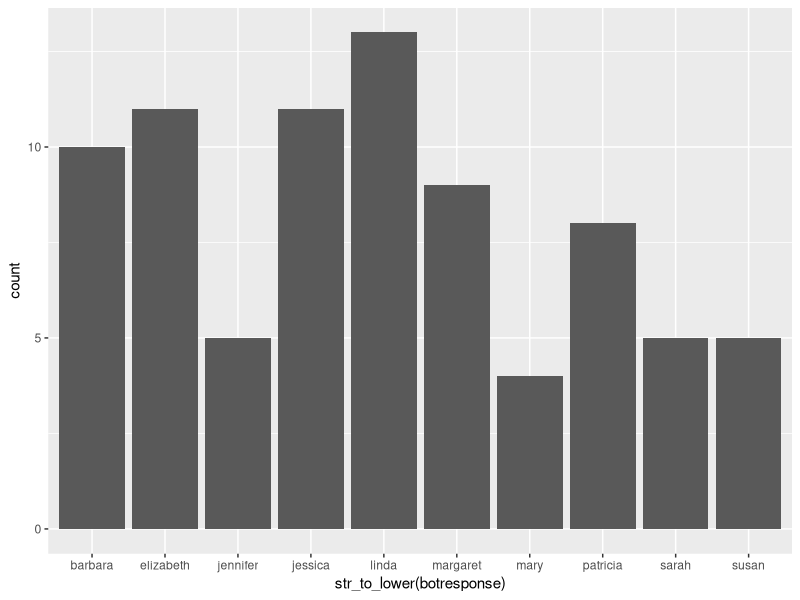
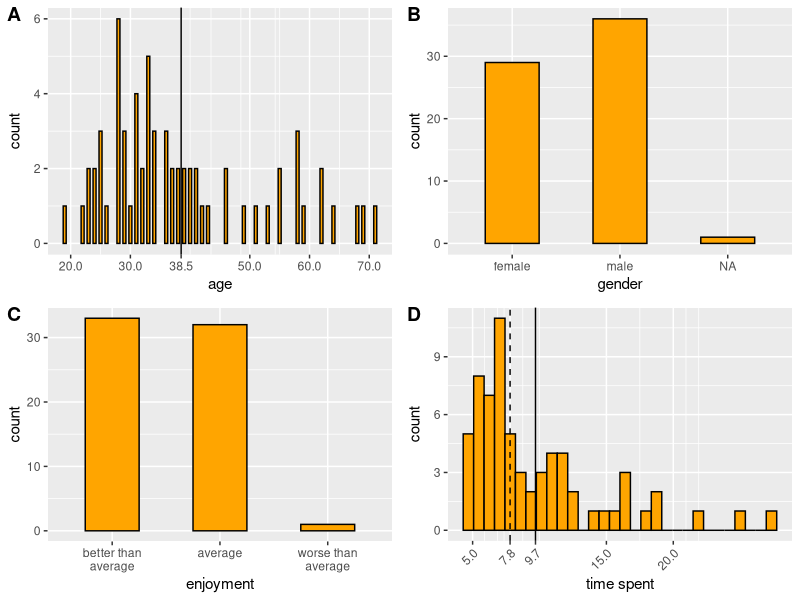
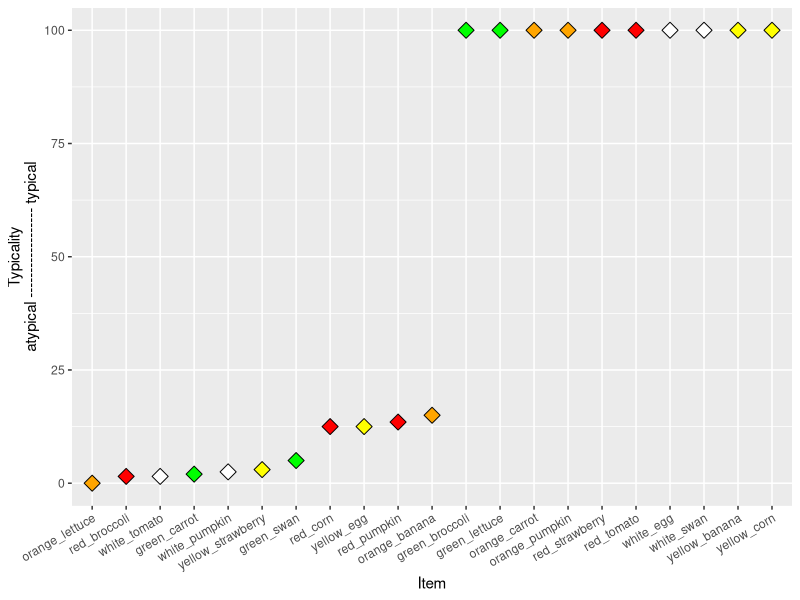
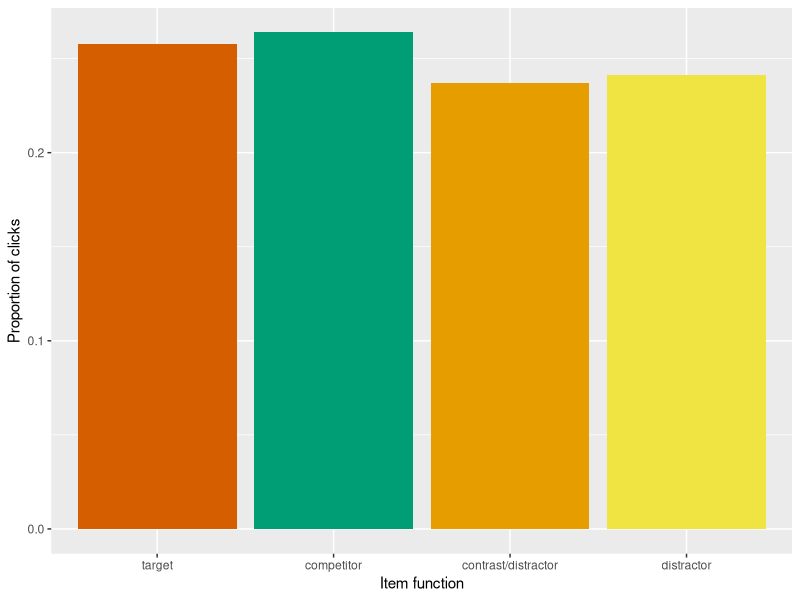
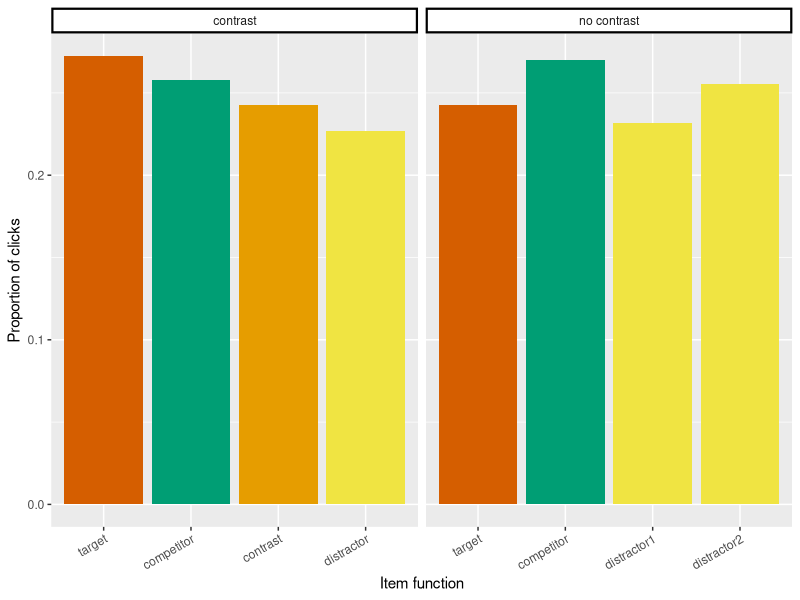
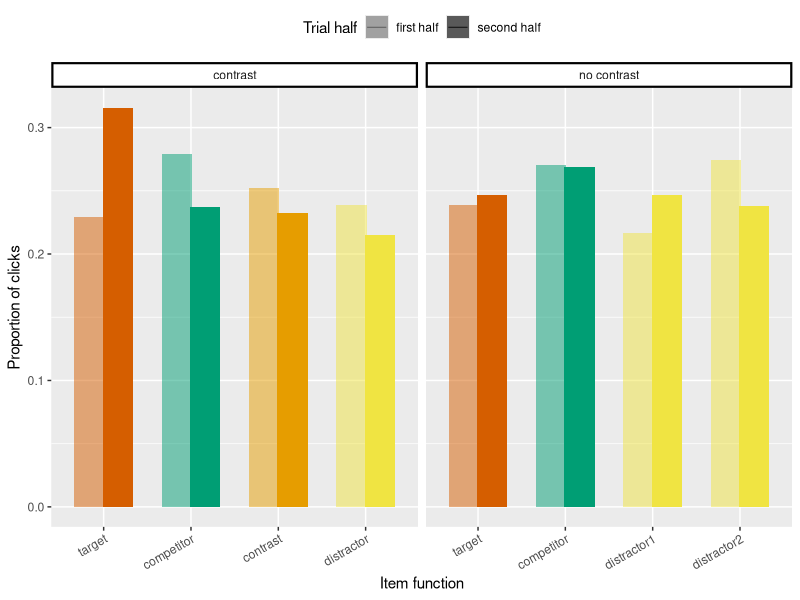
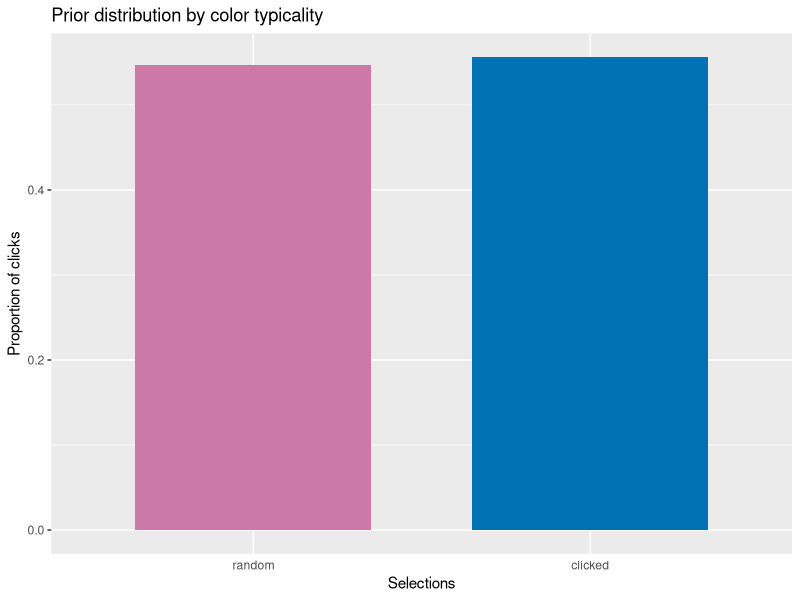
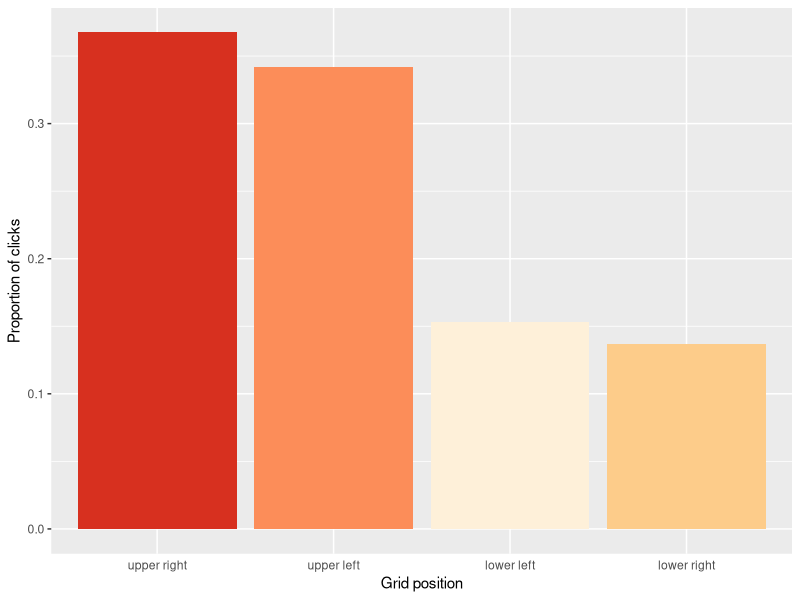

Source code (R) for these figures, in order: (Note: this script raises an error after producing the figures.)
## ---- chunk 1
knitr::opts_chunk$set(echo = TRUE)
## ---- chunk 2
library(cowplot)
library(plyr)
library(tidyverse)
library(here)

df_import = read_csv(here("data","03_comprehension","02_main","01_IDT","data.csv")) %>%
  # exclude test
  # weird filter property will exclude NAs
  filter(is.na(comments) | !str_detect(comments,"TEST"))
## ---- chunk 3
# check whether everyone entered a response into the textfield and no one cheated over js console
ggplot(distinct(df_import, anon_worker_id, botresponse),aes(x=str_to_lower(botresponse))) +
  geom_histogram(stat="count")
## ---- chunk 4

# to identify multiple submissions
table(df_import$anon_worker_id)
# popular spellings of "english"
engl_spellings = c("english", "englis", "eng", "engilsh", "englsh", "en")

# Exclusions
df_clean = df_import %>% 
  # 80, 4779
  # 1) if hit was reportedly done incorrectly or participant was confused
  filter(HitCorrect==1) %>%
  # 73, 4366
  # 2) if native language is not english
  mutate_at(vars(languages), funs(str_to_lower(.))) %>% 
  mutate_at(vars(languages), funs(ifelse(. %in% engl_spellings, "english", .))) %>%
  filter(languages=="english") %>% 
  # 69, 4130
  # 3) if comments suggest that the hit was done incorrectly
  # 4) if too many erroneous responses
  filter(anon_worker_id!="688591774563327" & anon_worker_id!="841129639930929") %>%
  # 67, 4012
  # 5) if hit was done multiple times by a worker
  filter(anon_worker_id!="886492649205797")
  # 66, 3894

# number of participants before exclusion (80)
length(unique(df_import$anon_worker_id))
# number of participants after exclusion (66)
length(unique(df_clean$anon_worker_id))

# 33 participants per condition remain
table(df_clean$betwsubj)/59
## ---- chunk 5
# create main df
df = df_clean %>%
  select(-startDate,-botresponse,-HitCorrect)
## ---- chunk 6

df_subj = df %>% 
  select(age,gender,enjoyment,timeSpent,anon_worker_id) %>% 
  distinct() %>% 
  mutate_at(vars(age), funs(as.integer(.))) %>% 
  mutate_at(vars(enjoyment), 
            funs(case_when(
              .==0 ~ "worse than\naverage",
              .==1 ~ "average",
              .==2 ~ "better than\naverage",
              TRUE ~ "NA"
            ))) %>% 
  mutate_at(vars(enjoyment), funs(fct_relevel(.,"better than\naverage", "average", "worse than\naverage")))

mean_age = round(mean(df_subj$age),digits = 1)
p_age = ggplot(df_subj,aes(x=age)) +
  geom_bar(width = .5,
           fill = "orange",
           color = "black") +
  geom_vline(xintercept= mean_age) +
  scale_x_continuous(breaks=c(20,30,50,60,70,mean_age))

p_gen = ggplot(df_subj,aes(x=gender)) +
  geom_bar(width = .5,
           fill = "orange",
           color = "black")

p_enj = ggplot(df_subj,aes(x=enjoyment)) +
  geom_bar(width = .5,
           fill = "orange",
           color = "black")

mean_time = round(mean(df_subj$timeSpent), digits = 1)
median_time = round(median(df_subj$timeSpent), digits = 1)
p_time = ggplot(df_subj,aes(x=timeSpent)) +
  geom_histogram(fill = "orange",
           color = "black") +
  geom_vline(xintercept=mean_time) +
  geom_vline(xintercept=median_time,linetype="dashed") +
  scale_x_continuous(breaks=c(median_time,mean_time,floor(5),floor(15),floor(20))) +
  xlab("time spent") +
  theme(axis.text.x = element_text(angle = 45, hjust = 1))

plot_grid(p_age, p_gen, p_enj, p_time, labels = "AUTO", ncol = 2, align = 'v')

## ---- chunk 7
# this palette is color blind friendly

target_color = "#d55e00" # red
comp_color = "#009e74" # blueish green
contrast_color = "#e69d00" # orange
distractor_2_color = "#f0e442" # yellow; always present
distractor_1_color = "#f0e442" # yellow; encoded as contrast

typical_color = "#cc79a7" # purple
atypical_color = "#0071b2" # blue

pos1_color = "#fef0d9"
pos2_color = "#fdcc8a"
pos3_color = "#fc8d59"
pos4_color = "#d7301f"


## ---- chunk 8

typ_data = read_csv(here("data","01_norming","02_main","typicality_data.csv")) %>% 
  filter(!(col_type=="green_corn" | col_type=="white_carrot" | type=="snowman")) %>% 
  mutate(bin_typ=ifelse(typicality>50,"typical","atypical"))

ggplot(typ_data, aes(x=reorder(col_type,typicality), y=typicality, fill=color)) +
  geom_point(size=4,
             color="black",
             shape=23) +
  scale_fill_identity() +
  theme(axis.text.x = element_text(angle = 30, hjust = 1)) +
  xlab("Item") +
  ylab("Typicality\natypical ------------------ typical")

typ_data_short = typ_data %>% 
  select(col_type, typicality)
## ---- chunk 9

df_main_unique = df %>% 
  # select main trials
  filter(trial_type == "critical" | trial_type == "filler") %>% 
  # select columns relevant for main trials
  select(trial_type,refObject,context_id,condition,utterance,utterance_cat,
         target,comp,contrast,distractor,pos1,pos2,pos3,pos4,
         selectedItem_prior,selectedItem1,selectedItem2,
         reaction_time_prior,reaction_time1,reaction_time2,
         anon_worker_id,trial_number) %>% 
  # encode which contexts have a contrast
  mutate(contrast_present = str_detect(condition,"p")) %>% 
  # split data into trial halves per participants
  mutate(trial_half = ifelse(trial_number < max(trial_number)/2, 
                             "first half", "second half")) %>% 
  # import typicality
  left_join(typ_data_short, by=c("target"="col_type")) %>% 
  rename(target_typ=typicality) %>%
  left_join(typ_data_short, by=c("comp"="col_type")) %>% 
  rename(comp_typ=typicality) %>%
  left_join(typ_data_short, by=c("contrast"="col_type")) %>% 
  rename(contrast_typ=typicality) %>%
  left_join(typ_data_short, by=c("distractor"="col_type")) %>% 
  rename(distractor_typ=typicality) %>%
  # binary typicality
  mutate(target_typ_bin = ifelse(target_typ > 50, "typical", "atypical")) %>% 
  mutate(comp_typ_bin = ifelse(comp_typ > 50, "typical", "atypical")) %>% 
  mutate(contrast_typ_bin = ifelse(contrast_typ > 50, "typical", "atypical")) %>% 
  mutate(distractor_typ_bin = ifelse(distractor_typ > 50, "typical", "atypical")) %>% 
  # reformat df 
  gather(timeStep_selec,selectedItem,selectedItem_prior,selectedItem1,selectedItem2) %>%
  # remove selectedItem2 rows when referring expression was unmodified
  # because this is always NaN
  filter(!(timeStep_selec == "selectedItem2" & utterance_cat == "unmodified")) %>% 
  # if there were multiple selections (which are separated by commas),
  # select the last one
  mutate(lastSelectedItem = sapply(str_split(selectedItem,","),tail,1)) %>% 
  # mark the ones that had multiple selections
  mutate(mult_selec = str_detect(selectedItem, ",")) %>% 
  # encode the clicked type of the object
  mutate(clickedType = case_when(
    lastSelectedItem == target ~ "target",
    lastSelectedItem == comp ~ "comp",
    lastSelectedItem == contrast  ~ "contrast/distractor",
    lastSelectedItem == distractor ~ "distractor",
    TRUE ~ "other"
  )) %>%
  # encode levels from the hierarchy for conditions
  mutate(condition_lvl = case_when(
    condition == "atp" 
    ~ str_c("level 1:", condition, sep=" "),
    (condition == "atn" | condition == "ttp" | condition == "aap") 
    ~ str_c("level 2:", condition, sep=" "),
    (condition == "tap" | condition == "ttn" | condition == "aan") 
    ~ str_c("level 3:", condition, sep=" "),
    TRUE ~ str_c("level 4:", condition, sep=" ")
  ))

df_main_prop = df_main_unique %>% 
  # for calculation of proportion and CIs, duplicate each trial such that each row 
  # represents an object the participant could have clicked on (4 rows for the 4 objects)
  slice(rep(1:n(), each = 4)) %>%
  # each row receives now one out of the 4 objects labels, 
  # such that the 4 rows for this trial are identical except for this label
  mutate(obj_in_display = rep_len(c("target", "comp", "contrast/distractor", "distractor"), 
                                  length.out=n())) %>% 
  # create a one-hot vector that is 1 for the object that was actually clicked on
  mutate(clicked = ifelse(clickedType==obj_in_display,1,0)) %>% 
  # order them according to relevance for later plotting
  mutate_at(vars(obj_in_display, clickedType), 
            funs(factor(., levels=c("target", "comp", 
                                    "contrast/distractor", "distractor")))) %>% 
  # add column with informative contrast/distractor label and order it
  mutate_at(vars(obj_in_display), funs(as.character(.))) %>%
  mutate(obj_in_display_diff = case_when(
              (contrast_present & obj_in_display == "contrast/distractor") ~ "contrast",
              (!contrast_present & obj_in_display == "contrast/distractor") ~ "distractor1",
              (!contrast_present & obj_in_display == "distractor") ~ "distractor2",
              TRUE ~ obj_in_display)) %>%
  mutate_at(vars(obj_in_display_diff),
            funs(factor(., levels=c("target", "comp", "contrast",
                                    "distractor1", "distractor", "distractor2")))) %>% 
  mutate_at(vars(obj_in_display),
            funs(factor(., levels=c("target", "comp", "contrast/distractor", "distractor"))))

## ---- chunk 10

# use all main contexts -- critical and filler
df_prior_wfillers = df_main_prop %>%
  filter(timeStep_selec == "selectedItem_prior")

df_prior_wfillers_unique = df_main_unique %>%
  filter(timeStep_selec == "selectedItem_prior")

## ---- chunk 11

ggplot(df_prior_wfillers, aes(x=obj_in_display, y=clicked, fill=obj_in_display)) +
  stat_summary(fun.y = "mean", 
               geom = "bar") +
  stat_summary(fun.data = "mean_cl_boot",
               geom = "errorbar",
               color = "black",
               size = .3,
               width = 0.3) +
  # theme(axis.text.x = element_text(angle = 30, hjust = 1)) +
  theme(legend.position = "none") +
  scale_fill_manual(values=c(target_color, comp_color, 
                             contrast_color, distractor_2_color)) +
  scale_x_discrete(labels=c("comp"="competitor")) +
  xlab("Item function") +
  ylab("Proportion of clicks")
  # ggtitle("Overall prior distribution")
  

# # Split by trial half
# # there is a slight hierarchy then, namely target, comp, contr/dist, dist
# ggplot(df_prior_wfillers, aes(x=obj_in_display, y=clicked, fill=obj_in_display)) +
#   facet_wrap(vars(trial_half)) +
#   stat_summary(fun.y = "mean",
#                geom = "bar") +
#   stat_summary(fun.data = "mean_cl_boot",
#                geom = "errorbar",
#                color = "black",
#                size = .3,
#                width = 0.3) +
#   theme(axis.text.x = element_text(angle = 30, hjust = 1)) +
#   theme(legend.position = "none") +
#   ggtitle("Overall prior distribution, split by trial half")

## ---- chunk 12
df_prior_wf_contrast = df_prior_wfillers %>%
  mutate_at(vars(contrast_present), 
            funs(ifelse(contrast_present, "contrast", "no contrast")))

# Do the prior distributions of clicks change dependent on contrast presence?
df_prior_wf_contrast %>% 
  ggplot(., aes(x=obj_in_display_diff, y=clicked, fill=obj_in_display_diff)) +
    facet_wrap(vars(contrast_present), scales = "free_x") +
    stat_summary(fun.y = "mean", 
                 geom = "bar") +
    stat_summary(fun.data = "mean_cl_boot",
                 geom = "errorbar",
                 color = "black",
                 size = .3,
                 width = 0.3) +
    theme(axis.text.x = element_text(angle = 30, hjust = 1)) +
    theme(legend.position = "none") +
    theme(strip.background = element_rect(color="black", 
                                          fill="white", 
                                          size=1.5,
                                          linetype="solid"),
          strip.text.x = element_text(margin = margin(5,0,5,0, "pt"))
          ) +
    scale_fill_manual(values=c(target_color, comp_color, 
                               contrast_color, distractor_1_color, 
                               distractor_2_color, distractor_2_color)) +
    scale_x_discrete(labels=c("comp"="competitor")) +
    xlab("Item function") +
    ylab("Proportion of clicks")
    # ggtitle("Prior distribution faceted by contrast presence")

# If a contrast is NOT present, do the prior distributions change between the first and 
# second half of the experiment?
ggplot(df_prior_wf_contrast, aes(x=obj_in_display_diff, 
                                 y=clicked, 
                                 fill=obj_in_display_diff, 
                                 alpha=trial_half)) +
  facet_wrap(vars(contrast_present), scales = "free_x") +
  stat_summary(fun.y = "mean", 
               geom = "bar",
               width = 0.7,
               position = position_dodge(width=0.65)) +
  stat_summary(fun.data = "mean_cl_boot",
               geom = "errorbar",
               color = "black",
               size = .3,
               width = 0.3,
               position = position_dodge(width=0.65)) +
  theme(axis.text.x = element_text(angle = 30, hjust = 1)) +
  theme(legend.position = "top") +
  theme(strip.background = element_rect(color="black", 
                                        fill="white", 
                                        size=1.5,
                                        linetype="solid"),
        strip.text.x = element_text(margin = margin(5,0,5,0, "pt"))
        ) +
  scale_alpha_manual(values=c(0.5, 1)) +
  scale_fill_manual(values=c(target_color, comp_color, 
                               contrast_color, distractor_1_color, 
                               distractor_2_color, distractor_2_color)) +
  guides(fill = FALSE,
         alpha = guide_legend(title="Trial half")) +
  scale_x_discrete(labels=c("comp"="competitor")) +
  xlab("Item function") +
  ylab("Proportion of clicks")
  # ggtitle("Prior distribution by trial half")
## ---- chunk 13

df_prior_wf_typicality = df_prior_wfillers %>% 
  mutate(obj_in_display_typ = case_when(
    obj_in_display == "target" ~ target_typ_bin,
    obj_in_display == "comp" ~ comp_typ_bin,
    obj_in_display == "contrast/distractor" ~ contrast_typ_bin,
    TRUE ~ distractor_typ_bin
  )) %>% 
  mutate_at(vars(obj_in_display_typ), funs(factor(., levels=c("typical", "atypical"))))

df_prior_wf_typ_toplot = df_prior_wf_typicality %>% 
  mutate(obj_typ=ifelse(obj_in_display_typ=="typical",1,0),
         clickedTypicality=case_when(
           clickedType=="target" ~ target_typ_bin,
           clickedType=="comp" ~ comp_typ_bin,
           clickedType=="contrast/distractor" ~ contrast_typ_bin,
           TRUE ~ distractor_typ_bin
         )) %>% 
  group_by(anon_worker_id, trial_number, clickedTypicality) %>%
  summarize(random_baseline=sum(obj_typ/n())) %>%
  mutate(bin_clicked_typ=ifelse(clickedTypicality=="typical",1,0)) %>% 
  ungroup() %>% 
  gather(measure, value, bin_clicked_typ, random_baseline) %>% 
  mutate_at(vars(measure),funs(factor(., levels = c("random_baseline", "bin_clicked_typ"))))

# prior_typ_baseline = df_prior_wf_typ_toplot %>% 
#   filter(measure=="random_baseline") %>% 
#   group_by(measure) %>% 
#   mutate(mean=mean(value))

ggplot(df_prior_wf_typ_toplot, aes(x=measure, y=value, fill=measure)) +
  stat_summary(fun.y = "mean", 
               geom = "bar",
               width = 0.7) +
  stat_summary(fun.data = "mean_cl_boot",
               geom = "errorbar",
               color = "black",
               size = .3,
               width = 0.2) +
  # geom_hline(yintercept = unique(prior_typ_baseline$mean)) +
  theme(legend.position = "none",
        axis.ticks.x = element_blank()) +
  scale_x_discrete(labels=c("random_baseline"="random",
                            "bin_clicked_typ"="clicked")) +
  scale_fill_manual(values=c(typical_color, atypical_color)) +
  xlab("Selections") +
  ylab("Proportion of clicks") +
  ggtitle("Prior distribution by color typicality")

## ---- chunk 14
df_prior_wfillers_pos = df_prior_wfillers %>%
  mutate_at(vars(pos1,pos2,pos3,pos4), funs(ifelse(. == "contrast", "contrast/distractor", .))) %>% 
  mutate(clicked_obj_pos = case_when(
    obj_in_display == pos1 ~ "upper left",
    obj_in_display == pos2 ~ "upper right",
    obj_in_display == pos3 ~ "lower left",
    obj_in_display == pos4 ~ "lower right",
    TRUE ~ "other"
  ))

ggplot(df_prior_wfillers_pos, aes(x=reorder(clicked_obj_pos, -clicked), y=clicked, fill=clicked_obj_pos)) +
  stat_summary(fun.y = "mean", 
               geom = "bar") +
  stat_summary(fun.data = "mean_cl_boot",
               geom = "errorbar",
               color = "black",
               size = .3,
               width = 0.3) +
  # theme(axis.text.x = element_text(angle = 30, hjust = 1)) +
  theme(legend.position = "none",
        axis.ticks.x = element_blank()) +
  scale_fill_manual(values=c(pos1_color, pos2_color, 
                             pos3_color, pos4_color)) +
  scale_x_discrete(labels=c("comp"="competitor")) +
  xlab("Grid position") +
  ylab("Proportion of clicks")
## ---- chunk 15

# total occurrences range between 623 (white pumpkin) and 825 (red strawberry)
df_byitemprior = df_prior_wfillers_unique %>%
  # filter(condition=="aan") %>% 
  select(clickedType, target, comp, contrast, distractor) %>% 
  gather(obj_fct, item, -clickedType) %>% 
  mutate_at(vars(clickedType), funs(str_replace_all(., "contrast/distractor", "contrast"))) %>% 
  mutate(clicked = ifelse(clickedType == obj_fct, 1, 0)) %>% 
  left_join(typ_data, by=c("item"="col_type"))

ggplot(df_byitemprior, aes(x=reorder(item, clicked), y=clicked, fill=typicality)) +
  stat_summary(fun.y = "mean", 
               geom = "bar") +
  stat_summary(fun.data = "mean_cl_boot",
               geom = "errorbar",
               color = "black",
               size = .3,
               width = 0.3) +
  theme(axis.text.x = element_text(angle=40, hjust=1)) +
  geom_hline(yintercept=1/4, linetype="dashed", color="grey") +
  xlab("Item") +
  ylab("Proportion of clicks") +
  labs(fill="Typicality")

# # This plot shows the difference between items of the same typicality and color. 
# # They are generally very close, with the exception of the green carrot and green swan. 
# ggplot(df_byitemprior, aes(x=reorder(item, clicked), y=clicked, fill=color)) +
#   stat_summary(fun.y = "mean",
#                geom = "bar",
#                color = "black") +
#   stat_summary(fun.data = "mean_cl_boot",
#                geom = "errorbar",
#                color = "black",
#                size = .3,
#                width = 0.3) +
#   facet_wrap(vars(bin_typ), scales = "free_x") +
#   theme(axis.text.x = element_text(angle = 30, hjust = 1)) +
#   scale_fill_identity()

## ---- chunk 16

df_adj = df_main_prop %>%
  filter(timeStep_selec == "selectedItem1",
         trial_type == "critical")

df_prior_vs_adj = df_main_prop %>% 
  filter(timeStep_selec == "selectedItem_prior" | timeStep_selec == "selectedItem1",
         trial_type == "critical")

df_adj_unique = df_main_unique %>%
  filter(timeStep_selec == "selectedItem1",
         trial_type == "critical")

df_prior_vs_adj_unique = df_main_unique %>% 
  filter(timeStep_selec == "selectedItem_prior" | timeStep_selec == "selectedItem1",
         trial_type == "critical")

## ---- chunk 17

# number of wrong selections
df_adj %>% 
  mutate(error = ifelse(clicked & (clickedType == "contrast/distractor" | clickedType == "distractor"), 1, 0)) %>%
  mutate(error_rate = sum(error)/n()) %>% 
  select(error_rate) %>% 
  distinct()

ggplot(df_prior_vs_adj, aes(x=obj_in_display, y=clicked, fill=obj_in_display, alpha=timeStep_selec)) +
  stat_summary(fun.y = "mean", 
               geom = "bar",
               width = 0.7,
               position = position_dodge(width = 0.65)) +
  stat_summary(fun.data = "mean_cl_boot",
               geom = "errorbar",
               color = "black",
               position = position_dodge(width = 0.65),
               size = .3,
               width = 0.3) +
  theme(legend.position = "none") +
  scale_alpha_manual(values=c(0.5, 1)) +
  scale_fill_manual(values=c(target_color, comp_color, 
                               contrast_color, distractor_1_color, 
                               distractor_2_color, distractor_2_color)) +
  scale_x_discrete(labels=c("comp"="competitor")) +
  xlab("Item function") +
  ylab("Proportion of clicks")

## ---- chunk 18
df_ttp_ttn = df_prior_vs_adj %>% 
  filter(condition == "ttp" | condition == "ttn") %>% 
  mutate(condition_label = ifelse(condition=="ttn", "typical target & competitor\nno contrast", "typical target & competitor\ncontrast")) %>% 
  mutate_at(vars(condition_label), funs(factor(., levels = c("typical target & competitor\nno contrast", "typical target & competitor\ncontrast"))))

# after adjective distribution
ggplot(df_ttp_ttn, aes(x=obj_in_display_diff, y=clicked, fill=obj_in_display_diff, alpha=timeStep_selec)) +
  facet_wrap(vars(condition_label), scales = "free_x") +
  stat_summary(fun.y = "mean", 
               geom = "bar",
               width = 0.7,
               position = position_dodge(width = 0.65)) +
  stat_summary(fun.data = "mean_cl_boot",
               geom = "errorbar",
               color = "black",
               position = position_dodge(width = 0.65),
               size = .3,
               width = 0.3) +
  theme(legend.position = "none") +
  theme(axis.text.x = element_text(angle = 30, hjust = 1)) +
  theme(strip.background = element_rect(color="black", 
                                        fill="white", 
                                        size=1.5,
                                        linetype="solid"),
        strip.text.x = element_text(margin = margin(5,0,5,0, "pt"))
        ) +
  scale_alpha_manual(values=c(0.4, 1)) +
  scale_fill_manual(values=c(target_color, comp_color, 
                               contrast_color, distractor_1_color, 
                               distractor_2_color, distractor_2_color)) +
  scale_x_discrete(labels=c("comp"="competitor")) +
  xlab("Item function") +
  ylab("Proportion of clicks")

## ---- chunk 19
df_aap_aan = df_prior_vs_adj %>% 
  filter(condition == "aap" | condition == "aan") %>% 
  mutate(condition_label = ifelse(condition=="aan", "atypical target & competitor\nno contrast", "atypical target & competitor\ncontrast")) %>% 
  mutate_at(vars(condition_label), funs(factor(., levels = c("atypical target & competitor\nno contrast", "atypical target & competitor\ncontrast"))))

# after adjective distribution
ggplot(df_aap_aan, aes(x=obj_in_display_diff, y=clicked, fill=obj_in_display_diff, alpha=timeStep_selec)) +
  facet_wrap(vars(condition_label), scales = "free_x") +
  stat_summary(fun.y = "mean", 
               geom = "bar",
               width = 0.7,
               position = position_dodge(width = 0.65)) +
  stat_summary(fun.data = "mean_cl_boot",
               geom = "errorbar",
               color = "black",
               position = position_dodge(width = 0.65),
               size = .3,
               width = 0.3) +
  theme(legend.position = "none") +
  theme(axis.text.x = element_text(angle = 30, hjust = 1)) +
  theme(strip.background = element_rect(color="black", 
                                        fill="white", 
                                        size=1.5,
                                        linetype="solid"),
        strip.text.x = element_text(margin = margin(5,0,5,0, "pt"))
        ) +
  scale_alpha_manual(values=c(0.4, 1)) +
  scale_fill_manual(values=c(target_color, comp_color, 
                               contrast_color, distractor_1_color, 
                               distractor_2_color, distractor_2_color)) +
  scale_x_discrete(labels=c("comp"="competitor")) +
  xlab("Item function") +
  ylab("Proportion of clicks")


## ---- chunk 20
df_atp_tan = df_prior_vs_adj %>% 
  filter(condition == "atp" | condition == "tan") %>% 
  mutate(condition_label = ifelse(condition=="tan", "typical target & atypical competitor\nno contrast", "atypical target & typical competitor\ncontrast")) %>% 
  mutate_at(vars(condition_label), funs(factor(., levels = c("typical target & atypical competitor\nno contrast", "atypical target & typical competitor\ncontrast"))))


ggplot(df_atp_tan, aes(x=obj_in_display_diff, y=clicked, fill=obj_in_display_diff, alpha=timeStep_selec)) +
  facet_wrap(vars(condition_label), scales = "free_x") +
  stat_summary(fun.y = "mean", 
               geom = "bar",
               width = 0.7,
               position = position_dodge(width = 0.65)) +
  stat_summary(fun.data = "mean_cl_boot",
               geom = "errorbar",
               color = "black",
               position = position_dodge(width = 0.65),
               size = .3,
               width = 0.3) +
  theme(legend.position = "none") +
  theme(axis.text.x = element_text(angle = 30, hjust = 1)) +
  theme(strip.background = element_rect(color="black", 
                                        fill="white", 
                                        size=1.5,
                                        linetype="solid"),
        strip.text.x = element_text(margin = margin(5,0,5,0, "pt"))
        ) +
  scale_alpha_manual(values=c(0.4, 1)) +
  scale_fill_manual(values=c(target_color, comp_color, 
                               contrast_color, distractor_1_color, 
                               distractor_2_color, distractor_2_color)) +
  scale_x_discrete(labels=c("comp"="competitor")) +
  xlab("Item function") +
  ylab("Proportion of clicks")

## ---- chunk 21

df_prior_vs_adj %>% 
  filter(contrast_present) %>%  
  ggplot(aes(x=obj_in_display_diff, y=clicked, fill=obj_in_display_diff, alpha=timeStep_selec)) +
    stat_summary(fun.y = "mean", 
               geom = "bar",
               width = 0.7,
               position = position_dodge(width = 0.65)) +
    stat_summary(fun.data = "mean_cl_boot",
                 geom = "errorbar",
                 color = "black",
                 position = position_dodge(width = 0.65),
                 size = .3,
                 width = 0.3) +
    theme(legend.position = "none") +
    scale_alpha_manual(values=c(0.5, 1)) +
    scale_fill_manual(values=c(target_color, comp_color, 
                                 contrast_color, distractor_1_color, 
                                 distractor_2_color, distractor_2_color)) +
    scale_x_discrete(labels=c("comp"="competitor")) +
    xlab("Item function") +
    ylab("Proportion of clicks")

# # Contrast bias without typicality difference
# df_prior_vs_adj %>% 
#   filter(condition == "ttp" | condition == "aap") %>% 
#   ggplot(aes(x=obj_in_display_diff, y=clicked, fill=obj_in_display_diff, alpha=timeStep_selec)) +
#     stat_summary(fun.y = "mean", 
#                geom = "bar",
#                width = 0.7,
#                position = position_dodge(width = 0.65)) +
#     stat_summary(fun.data = "mean_cl_boot",
#                  geom = "errorbar",
#                  color = "black",
#                  position = position_dodge(width = 0.65),
#                  size = .3,
#                  width = 0.3) +
#     theme(legend.position = "none") +
#     scale_alpha_manual(values=c(0.5, 1)) +
#     scale_fill_manual(values=c(target_color, comp_color, 
#                                  contrast_color, distractor_1_color, 
#                                  distractor_2_color, distractor_2_color)) +
#     scale_x_discrete(labels=c("comp"="competitor")) +
#     xlab("Item function") +
#     ylab("Proportion of clicks")

## ---- chunk 22

df_adj_typicality = df_prior_vs_adj %>% 
  mutate(obj_in_display_typ = case_when(
    obj_in_display == "target" ~ target_typ_bin,
    obj_in_display == "comp" ~ comp_typ_bin,
    obj_in_display == "contrast/distractor" ~ contrast_typ_bin,
    TRUE ~ distractor_typ_bin
  )) %>% 
  mutate_at(vars(obj_in_display_typ), funs(factor(., levels=c("typical", "atypical")))) %>% 
  filter(condition == "atp" | condition == "atn" | condition == "tap" | condition == "tan")

df_adj_typ_toplot = df_adj_typicality %>% 
  mutate(obj_typ=ifelse(obj_in_display_typ=="typical",1,0),
         clickedTypicality=case_when(
           clickedType=="target" ~ target_typ_bin,
           clickedType=="comp" ~ comp_typ_bin,
           clickedType=="contrast/distractor" ~ contrast_typ_bin,
           TRUE ~ distractor_typ_bin
         )) %>% 
  group_by(anon_worker_id, trial_number, clickedTypicality, timeStep_selec) %>%
  summarize(random_baseline=sum(obj_typ/n())) %>%
  mutate(bin_clicked_typ=ifelse(clickedTypicality=="typical",1,0)) %>% 
  ungroup() %>% 
  mutate(mean_val=mean(random_baseline),
         mean_val2=mean(bin_clicked_typ)) %>% 
  gather(measure, value, bin_clicked_typ, random_baseline) %>% 
  mutate_at(vars(measure),
            funs(factor(., levels = c("random_baseline", "bin_clicked_typ"))))

ggplot(df_adj_typ_toplot, aes(x=measure, y=value, fill=measure, alpha=timeStep_selec)) +
  stat_summary(fun.y = "mean", 
               geom = "bar",
               width = 0.7,
               position = position_dodge(width = 0.7)) +
  stat_summary(fun.data = "mean_cl_boot",
               geom = "errorbar",
               color = "black",
               position = position_dodge(width = 0.7),
               size = .3,
               width = 0.3) +
  theme(legend.position = "none",
      axis.ticks.x = element_blank()) +
  scale_alpha_manual(values=c(0.5, 1)) +
  scale_fill_manual(values=c(typical_color, atypical_color)) +
  scale_x_discrete(labels=c("random_baseline"="random",
                            "bin_clicked_typ"="clicked")) +
  xlab("Selections") +
  ylab("Proportion of clicks\non typical items")
  # ggtitle("Prior distribution by color typicality")

# # Atypicality bias without contrast
# df_adj_typicality = df_prior_vs_adj %>%
#   mutate(obj_in_display_typ = case_when(
#     obj_in_display == "target" ~ target_typ_bin,
#     obj_in_display == "comp" ~ comp_typ_bin,
#     obj_in_display == "contrast/distractor" ~ contrast_typ_bin,
#     TRUE ~ distractor_typ_bin
#   )) %>%
#   mutate_at(vars(obj_in_display_typ), funs(factor(., levels=c("typical", "atypical")))) %>%
#   filter(condition == "atn" | condition == "tan")
# 
# df_adj_typ_toplot = df_adj_typicality %>%
#   mutate(obj_typ=ifelse(obj_in_display_typ=="typical",1,0),
#          clickedTypicality=case_when(
#            clickedType=="target" ~ target_typ_bin,
#            clickedType=="comp" ~ comp_typ_bin,
#            clickedType=="contrast/distractor" ~ contrast_typ_bin,
#            TRUE ~ distractor_typ_bin
#          )) %>%
#   group_by(anon_worker_id, trial_number, clickedTypicality, timeStep_selec) %>%
#   summarize(random_baseline=sum(obj_typ/n())) %>%
#   mutate(bin_clicked_typ=ifelse(clickedTypicality=="typical",1,0)) %>%
#   ungroup() %>%
#   mutate(mean_val=mean(random_baseline),
#          mean_val2=mean(bin_clicked_typ)) %>%
#   gather(measure, value, bin_clicked_typ, random_baseline) %>%
#   mutate_at(vars(measure),
#             funs(factor(., levels = c("random_baseline", "bin_clicked_typ"))))
# 
# ggplot(df_adj_typ_toplot, aes(x=measure, y=value, fill=measure, alpha=timeStep_selec)) +
#   stat_summary(fun.y = "mean",
#                geom = "bar",
#                width = 0.7,
#                position = position_dodge(width = 0.7)) +
#   stat_summary(fun.data = "mean_cl_boot",
#                geom = "errorbar",
#                color = "black",
#                position = position_dodge(width = 0.7),
#                size = .3,
#                width = 0.3) +
#   theme(legend.position = "none",
#       axis.ticks.x = element_blank()) +
#   scale_alpha_manual(values=c(0.5, 1)) +
#   scale_fill_manual(values=c(typical_color, atypical_color)) +
#   scale_x_discrete(labels=c("random_baseline"="random",
#                             "bin_clicked_typ"="clicked")) +
#   xlab("Selections") +
#   ylab("Proportion of clicks\non typical items")
## ---- chunk 23
df_diff = df_prior_vs_adj_unique %>% 
  mutate(clicked_diff = ifelse(timeStep_selec == "selectedItem_prior", -1, 1)) %>% 
  mutate_at(vars(clickedType), funs(factor(., levels=c("target", "comp", "contrast/distractor", "distractor"))))

ggplot(df_diff, aes(x=clickedType, 
                    y=clicked_diff, 
                    fill=clickedType)) +
  facet_wrap(~condition_lvl, scales = "free_x", nrow=2) +
  stat_summary(fun.y = "mean", 
               geom = "bar",
               width = 0.7,
               position = position_dodge(width = 0.65)) +
  stat_summary(fun.data = "mean_cl_boot",
               geom = "errorbar",
               color = "black",
               position = position_dodge(width = 0.65),
               size = .3,
               width = 0.3) +
  theme(legend.position = "none") +
  theme(strip.background = element_rect(color="black", 
                                        fill="white", 
                                        size=1.5,
                                        linetype="solid"),
        strip.text.x = element_text(margin = margin(3,0,3,0, "pt"))
        ) +
  scale_alpha_manual(values=c(0.5, 1)) +
  scale_fill_manual(values=c(target_color, comp_color, 
                               contrast_color, distractor_1_color, 
                               distractor_2_color, distractor_2_color)) +
  scale_x_discrete(labels=c("comp"="competitor")) +
  theme(axis.text.x = element_text(angle = 30, hjust = 1)) +
  xlab("Item function") +
  ylab("Proportion of clicks")

# df_diff = df_prior_vs_adj %>% 
#   mutate(clicked_diff = case_when(
#     timeStep_selec == "selectedItem_prior" ~ clicked*(-1),
#     TRUE ~ clicked*1
#     )) %>% 
#   mutate_at(vars(clickedType), funs(factor(., levels=c("target", "comp", "contrast/distractor", "distractor"))))
# 
# ggplot(df_diff, aes(x=clickedType, 
#                     y=clicked_diff, 
#                     fill=clickedType)) +
#   facet_wrap(~condition_lvl, scales = "free_x", nrow=2) +
#   stat_summary(fun.y = "mean", 
#                geom = "bar",
#                width = 0.7,
#                position = position_dodge(width = 0.65)) +
#   stat_summary(fun.data = "mean_cl_boot",
#                geom = "errorbar",
#                color = "black",
#                position = position_dodge(width = 0.65),
#                size = .3,
#                width = 0.3) +
#   theme(legend.position = "none") +
#   theme(strip.background = element_rect(color="black", 
#                                         fill="white", 
#                                         size=1.5,
#                                         linetype="solid"),
#         strip.text.x = element_text(margin = margin(3,0,3,0, "pt"))
#         ) +
#   scale_alpha_manual(values=c(0.5, 1)) +
#   scale_fill_manual(values=c(target_color, comp_color, 
#                                contrast_color, distractor_1_color, 
#                                distractor_2_color, distractor_2_color)) +
#   scale_x_discrete(labels=c("comp"="competitor")) +
#   theme(axis.text.x = element_text(angle = 30, hjust = 1)) +
#   xlab("Item function") +
#   ylab("Proportion of clicks")
## ---- chunk 24

ggplot(df_prior_vs_adj, aes(x=obj_in_display_diff, 
                            y=clicked, 
                            fill=obj_in_display_diff, 
                            alpha=timeStep_selec)) +
  facet_wrap(~condition_lvl, scales = "free_x", nrow=2) +
  stat_summary(fun.y = "mean", 
               geom = "bar",
               width = 0.7,
               position = position_dodge(width = 0.65)) +
  stat_summary(fun.data = "mean_cl_boot",
               geom = "errorbar",
               color = "black",
               position = position_dodge(width = 0.65),
               size = .3,
               width = 0.3) +
  theme(legend.position = "none") +
  theme(strip.background = element_rect(color="black", 
                                        fill="white", 
                                        size=1.5,
                                        linetype="solid"),
        strip.text.x = element_text(margin = margin(3,0,3,0, "pt"))
        ) +
  scale_alpha_manual(values=c(0.5, 1)) +
  scale_fill_manual(values=c(target_color, comp_color, 
                               contrast_color, distractor_1_color, 
                               distractor_2_color, distractor_2_color)) +
  scale_x_discrete(labels=c("comp"="competitor")) +
  theme(axis.text.x = element_text(angle = 30, hjust = 1)) +
  xlab("Item function") +
  ylab("Proportion of clicks")

df_diff = df_prior_vs_adj %>% 
  group_by(timeStep_selec, obj_in_display, condition_lvl) %>% 
  summarize(group_mean =  mean(clicked)) %>% 
  select(timeStep_selec, obj_in_display, condition_lvl, group_mean) %>% 
  ungroup() %>% 
  spread(timeStep_selec, group_mean) %>% 
  mutate(ratio = selectedItem1/selectedItem_prior) %>% 
  mutate(ratio_0 = ratio - 1)

view(df_diff)

ggplot(df_diff, aes(x=obj_in_display, 
                    y=ratio_0)) +
  facet_wrap(~condition_lvl, scales = "free_x", nrow=2) +
  geom_bar(stat="identity") +
  # stat_summary(fun.y = "mean", 
  #              geom = "bar",
  #              width = 0.7,
  #              position = position_dodge(width = 0.65)) +
  # stat_summary(fun.data = "mean_cl_boot",
  #              geom = "errorbar",
  #              color = "black",
  #              position = position_dodge(width = 0.65),
  #              size = .3,
  #              width = 0.3) +
  theme(legend.position = "none") +
  theme(strip.background = element_rect(color="black", 
                                        fill="white", 
                                        size=1.5,
                                        linetype="solid"),
        strip.text.x = element_text(margin = margin(3,0,3,0, "pt"))
        ) +
  scale_alpha_manual(values=c(0.5, 1)) +
  scale_fill_manual(values=c(target_color, comp_color, 
                               contrast_color, distractor_1_color, 
                               distractor_2_color, distractor_2_color)) +
  scale_x_discrete(labels=c("comp"="competitor")) +
  theme(axis.text.x = element_text(angle = 30, hjust = 1)) +
  xlab("Item function") +
  ylab("Proportion of clicks")

# # This renormalization is probably not mathematically valid
# df_prior_vs_adj %>% 
#   filter(clickedType=="target" | clickedType=="comp") %>% 
#   filter(obj_in_display_diff=="target") %>%
#   ggplot(., aes(x=obj_in_display_diff, y=clicked, alpha=timeStep_selec)) +
#     facet_wrap(vars(condition_lvl), nrow = 2) +
#     stat_summary(fun.y = "mean", 
#                  geom = "bar",
#                  width = 0.7,
#                  position = position_dodge(width = 0.65),
#                  fill = target_color) +
#     stat_summary(fun.data = "mean_cl_boot",
#                  geom = "errorbar",
#                  color = "black",
#                  position = position_dodge(width = 0.65),
#                  size = .3,
#                  width = 0.3) +
#     theme(legend.position = "none",
#           axis.ticks.x = element_blank()) +
#     scale_alpha_manual(values=c(0.5, 1)) +
#     scale_x_discrete(labels=c("comp"="competitor")) +
#     xlab("Item function") +
#     ylab("Proportion of clicks")

## ---- chunk 25

df_byitemadj = df_adj %>%
  filter(clickedType=="target" | clickedType=="comp") %>% 
  select(clickedType, target, comp, anon_worker_id, trial_number) %>% 
  distinct() %>% 
  gather(obj_fct, item, target, comp) %>% 
  mutate(clicked = ifelse(clickedType == obj_fct, 1, 0)) %>% 
  left_join(typ_data, by=c("item"="col_type")) %>% 
  mutate(bin_typ=ifelse(typicality>50,"typical","atypical"))

ggplot(df_byitemadj, aes(x=reorder(item, clicked), y=clicked, fill=typicality)) +
  stat_summary(fun.y = "mean", 
               geom = "bar") +
  stat_summary(fun.data = "mean_cl_boot",
               geom = "errorbar",
               color = "black",
               size = .3,
               width = 0.3) +
  theme(axis.text.x = element_text(angle=40, hjust=1)) +
  geom_hline(yintercept=1/2, linetype="dashed", color="grey") +
  xlab("Item") +
  ylab("Proportion of clicks") +
  labs(fill="Typicality")

# ggplot(df_byitemadj, aes(x=reorder(item, clicked), y=clicked, fill=color)) +
#   stat_summary(fun.y = "mean", 
#                geom = "bar",
#                color = "black") +
#   stat_summary(fun.data = "mean_cl_boot",
#                geom = "errorbar",
#                color = "black",
#                size = .3,
#                width = 0.3) +
#   facet_wrap(vars(bin_typ), scales = "free_x") +
#   theme(axis.text.x = element_text(angle = 30, hjust = 1)) +
#   scale_fill_identity()
## ---- chunk 26

df_switch = df_main_prop %>% 
  filter(trial_type == "critical",
         !mult_selec,
         timeStep_selec == "selectedItem_prior" | timeStep_selec == "selectedItem1") %>% 
  select(clickedType, timeStep_selec, anon_worker_id, trial_number, target, comp, 
         condition, condition_lvl) %>% 
  distinct() %>% 
  spread(timeStep_selec, clickedType) %>% 
  filter((selectedItem_prior == "target" | selectedItem_prior == "comp") & 
           (selectedItem1 == "target" | selectedItem1 == "comp")) %>% 
  mutate(switch = ifelse(selectedItem_prior == selectedItem1, 0, 1)) %>% 
  mutate(switch_ct = factor(str_c(selectedItem_prior, selectedItem1, sep="_")))

ggplot(df_switch, aes(x=reorder(condition, switch), y=switch)) +
  stat_summary(fun.y = "mean", 
               geom = "bar",
               fill = "#db4900") +
  stat_summary(fun.data = "mean_cl_boot",
               geom = "errorbar",
               color = "black",
               size = .3,
               width = 0.3) +
  theme(axis.text.x = element_text(angle=40, hjust=1)) +
  ylab("Proportion of switches\nafter observing adjective") +
  xlab("Condition")

df_switch %>% 
  mutate(used_combo = 1) %>% 
  spread(switch_ct, used_combo, fill=0) %>%
  gather(targcomp_combo, selected_combo, 
         target_target, target_comp, comp_comp, comp_target) %>% 
  mutate_at(vars(targcomp_combo), funs(factor(., levels=c("target_target", "target_comp", 
                                     "comp_comp", "comp_target")))) %>% 
  mutate(adap_switch = ifelse(targcomp_combo=="target_comp" | 
                                targcomp_combo=="comp_target", T, F)) %>% 
  ggplot(., aes(x=targcomp_combo, y=selected_combo, fill=adap_switch)) +
    facet_wrap(~condition_lvl, nrow=2) +
    stat_summary(fun.y = "mean", 
                 geom = "bar") +
    stat_summary(fun.data = "mean_cl_boot",
                 geom = "errorbar",
                 color = "black",
                 size = .3,
                 width = 0.3) +
    theme(axis.text.x = element_text(angle=40, hjust=1)) +
    theme(legend.position = "none") +
    theme(strip.background = element_rect(color="black", 
                                          fill="white", 
                                          size=1.5,
                                          linetype="solid"),
          strip.text.x = element_text(margin = margin(3,0,3,0, "pt"))
          ) +
    scale_fill_manual(values = c("#009292", "#db4900")) +
    xlab("Click combination") +
    ylab("Number of occurrences")

## ---- chunk 27

df_postinfel = df_adj %>%
  select(anon_worker_id,trial_number,condition) %>% 
  filter(trial_number<55 & (condition=="tan" | condition=="ttn")) %>% 
  mutate_at(vars(trial_number), funs(.+1)) %>% 
  select(-condition) %>% 
  distinct() %>% 
  left_join(df_adj, by=c("anon_worker_id", "trial_number")) %>% 
  select(anon_worker_id, trial_number, trial_type, condition, 
         obj_in_display, clicked, pos1, pos2) %>%
  filter(!is.na(trial_type)) %>% 
  mutate(post_infel = T) %>% 
  select(anon_worker_id, trial_number, post_infel)

df_allpostinfel = df_adj %>% 
  left_join(df_postinfel, by=c("anon_worker_id", "trial_number")) %>% 
  mutate_at(vars(post_infel), funs(ifelse(is.na(.), F, .)))
  
ggplot(df_allpostinfel, aes(x=obj_in_display, 
                            y=clicked, 
                            fill=obj_in_display, 
                            alpha=post_infel)) +
  facet_wrap(vars(condition_lvl), nrow = 2, scales = "free_x") +
  stat_summary(fun.y = "mean", 
               geom = "bar",
               position = position_dodge(width = 0.9)) +
  stat_summary(fun.data = "mean_cl_boot",
               geom = "errorbar",
               color = "black",
               size = .3,
               width = 0.3,
               position = position_dodge(width = 0.9)) +
  theme(legend.position = "none") +
  theme(strip.background = element_rect(color="black", 
                                        fill="white", 
                                        size=1.5,
                                        linetype="solid"),
        strip.text.x = element_text(margin = margin(3,0,3,0, "pt"))
        ) +
  scale_alpha_manual(values=c(0.5, 1)) +
  scale_fill_manual(values=c(target_color, comp_color, 
                               contrast_color, distractor_1_color, 
                               distractor_2_color, distractor_2_color)) +
  scale_x_discrete(labels=c("comp"="competitor")) +
  theme(axis.text.x = element_text(angle = 30, hjust = 1)) +
  xlab("Item function") +
  ylab("Proportion of clicks")

## ---- chunk 28

df_noun = df_main_prop %>%
  filter(timeStep_selec == "selectedItem2",
         trial_type == "critical")

df_adj_vs_noun = df_main_prop %>% 
  filter(timeStep_selec == "selectedItem1" | timeStep_selec == "selectedItem2",
         trial_type == "critical")

df_noun_unique = df_main_unique %>%
  filter(timeStep_selec == "selectedItem2",
         trial_type == "critical")

df_adj_vs_noun_unique = df_main_unique %>% 
  filter(timeStep_selec == "selectedItem1" | timeStep_selec == "selectedItem2",
         trial_type == "critical")

## ---- chunk 29

df_rt = df_noun %>% 
  gather(timeStep_rt, rt, reaction_time_prior, reaction_time1, reaction_time2) %>% 
  mutate(rt_shortened = sapply(str_split(rt,","),tail,1)) %>%
  mutate_at(vars(rt_shortened), funs(as.integer(.)))
  # filter(condition == "atp" | condition == "tan")

ggplot(df_rt, aes(x=condition, y=rt_shortened)) + 
  geom_point(alpha=0.5, position="jitter") +
  ylim(0,4000) +
  stat_summary(fun.y = "mean", 
               geom = "point", 
               colour = "red", 
               size = 1) +
  stat_summary(fun.data = "mean_cl_boot", 
               colour = "red", 
               size = 1) +
  theme(axis.ticks.x = element_blank()) +
  ylab("Reaction time") +
  xlab("Condition")

## ---- chunk 30

df_multselec = df_adj_vs_noun_unique %>% 
  mutate(adj_error = ifelse(timeStep_selec == "selectedItem1" & 
                    (clickedType == "contrast/distractor" | clickedType == "distractor"), 
                    T, F)) %>% 
  mutate(noun_error = ifelse(timeStep_selec == "selectedItem2" & clickedType != "target", 
                             T, F)) %>% 
  mutate(overall_error = ifelse(adj_error | noun_error, T, F))

# nrow(df_multselec)
# table(df_multselec$condition)

df_multselec %>% 
  filter(timeStep_selec == "selectedItem2",
         mult_selec) %>% 
  ggplot(., aes(x=condition)) +
    geom_bar(stat = "count") +
  ggtitle("Multiple selections after noun")

df_multselec %>% 
  filter(noun_error) %>% 
  ggplot(., aes(x=condition)) +
    geom_bar(stat = "count") +
  ggtitle("Errors after noun")

df_multselec %>% 
  filter(timeStep_selec == "selectedItem2",
         mult_selec | noun_error) %>% 
  ggplot(., aes(x=condition)) +
    geom_bar(stat = "count") +
  ggtitle("Multiple selections and errors after noun")

df_multselec %>% 
  filter(adj_error) %>% 
  ggplot(., aes(x=condition)) +
    geom_bar(stat = "count") +
  ggtitle("Errors after adjective")

## ---- chunk 31

plot_item_conditions <- function(df, cond) {
  df %>%
    filter(condition==cond) %>%
    ggplot(., aes(x=obj_in_display, y=clicked, fill=obj_in_display)) +
      facet_wrap(vars(target_comp)) +
      stat_summary(fun.y = "mean",
                   geom = "bar") +
      stat_summary(fun.data = "mean_cl_boot",
                   geom = "errorbar",
                   color = "black",
                   size = .3,
                   width = 0.3) +
      theme(axis.text.x = element_text(angle = 30, hjust = 1)) +
      theme(legend.position = "none")
}

# plot_item_conditions_abs <- function(df, cond) {
#   df %>%
#     filter(condition==cond) %>%
#     filter(clicked==1) %>% 
#     ggplot(., aes(x=obj_in_display, fill=obj_in_display)) +
#       facet_wrap(vars(target_comp)) +
#       geom_bar(stat="count") +
#       theme(axis.text.x = element_text(angle = 30, hjust = 1)) +
#       theme(legend.position = "none")
# }

df_itemcond = df_adj %>%
  separate(target, c("t_color", "t_type"), sep = "_", remove = FALSE) %>%
  separate(comp, c("c_color", "c_type"), sep = "_", remove = FALSE) %>%
  mutate(target_comp = str_c(t_type, c_type, sep = "-"))

plot_item_conditions(df_itemcond, "aan")
# plot_item_conditions_abs(df_itemcond, "aan")

# probability that target or competitor occurs in upper two grid cells
df_pos_aan = df_prior_wfillers %>%
  filter(trial_type=="critical") %>% 
  mutate(upper_grid = case_when(
    (pos1=="target" & pos2=="comp") | (pos1=="comp" & pos2=="target") ~ "target + comp",
    pos1=="target" | pos2=="target" ~ "target",
    pos1=="comp" | pos2=="comp" ~ "comp",
    TRUE ~ "none"
  )) %>% 
  filter(clicked==1) %>% 
  filter(condition=="aan") %>% 
  select(upper_grid, clickedType, target, trial_half)

ggplot(df_pos_aan, aes(x=clickedType)) +
  geom_bar(stat="count")

ggplot(df_pos_aan, aes(x=upper_grid, fill=clickedType)) +
  geom_bar(stat="count", position = position_dodge(width=0.9))

ggplot(df_pos_aan, aes(x=clickedType, fill=target)) +
  facet_wrap(~trial_half) +
  geom_bar(stat="count", position = position_dodge(width=0.9))

## ---- chunk 32

df_targetpos = df_prior_wfillers %>% 
  filter(clicked==1) %>% 
  gather(position, obj_in_pos, pos1, pos2, pos3, pos4) %>% 
  mutate(target_pos = ifelse(obj_in_pos == "target", 1, 0)) %>% 
  mutate(comp_pos = ifelse(obj_in_pos == "comp", 1, 0)) %>% 
  mutate(contr_pos = ifelse(obj_in_pos == "contrast", 1, 0)) %>% 
  mutate(distr_pos = ifelse(obj_in_pos == "distractor", 1, 0))

ggplot(df_targetpos, aes(x=position, y=target_pos, fill=position)) +
  stat_summary(fun.y = "mean", 
               geom = "bar") +
  stat_summary(fun.data = "mean_cl_boot",
               geom = "errorbar",
               color = "black",
               size = .3,
               width = 0.3) +
  theme(axis.text.x = element_text(angle = 30, hjust = 1)) +
  theme(legend.position = "none")

ggplot(df_targetpos, aes(x=position, y=comp_pos, fill=position)) +
  stat_summary(fun.y = "mean", 
               geom = "bar") +
  stat_summary(fun.data = "mean_cl_boot",
               geom = "errorbar",
               color = "black",
               size = .3,
               width = 0.3) +
  theme(axis.text.x = element_text(angle = 30, hjust = 1)) +
  theme(legend.position = "none")

df_comppos_aan = df_prior_wfillers %>% 
  filter(clicked==1,
         trial_type=="critical") %>% 
  gather(position, obj_in_pos, pos1, pos2, pos3, pos4) %>% 
  mutate_at(vars(position), funs(ifelse(.=="pos1" | .=="pos2", "upper", "lower"))) %>%
  mutate(comp_pos = ifelse(obj_in_pos == "comp", 1, 0)) %>% 
  mutate(target_pos = ifelse(obj_in_pos == "target", 1, 0)) %>% 
  mutate(contr_pos = ifelse(obj_in_pos == "contrast", 1, 0)) %>% 
  mutate(distr_pos = ifelse(obj_in_pos == "distractor", 1, 0)) %>% 
  gather(item, item_pos, target_pos, comp_pos, contr_pos, distr_pos) %>% 
  filter(item=="target_pos" | item=="comp_pos")

ggplot(df_comppos_aan, aes(x=item, y=item_pos, fill=position)) +
  facet_wrap(~condition) +
  stat_summary(fun.y = "mean", 
               geom = "bar",
               position=position_dodge(width=0.9)) +
  stat_summary(fun.data = "mean_cl_boot",
               geom = "errorbar",
               color = "black",
               size = .3,
               width = 0.3,
               position=position_dodge(width=0.9)) +
  theme(axis.text.x = element_text(angle = 30, hjust = 1))
  # theme(legend.position = "none")

# df_blub = df_prior_wfillers %>% 
#   filter(clicked==1,
#          trial_type=="critical") %>% 
#   gather(position, obj_in_pos, pos1, pos2, pos3, pos4)

# table(df_blub$position, df_blub$obj_in_pos, df_blub$condition)

# df_pos_overview = df_prior_wfillers %>% 
#   filter(clicked==1,
#          trial_type=="critical") %>% 
#   gather(position, obj_in_pos, pos1, pos2, pos3, pos4) %>% 
#   mutate(upper_position=ifelse(position=="pos1" | position=="pos2", 1, 0)) %>% 
#   mutate_at(vars(obj_in_pos), funs(factor(., levels = c("target", "comp", "contrast", "distractor"))))
#   
# #plot proportion of being in the upper grid cells for each obj_fct
# ggplot(df_pos_overview, aes(x=obj_in_pos, y=upper_position)) +
#   facet_wrap(~condition) +
#   stat_summary(fun.y = "mean", 
#                geom = "bar") +
#   stat_summary(fun.data = "mean_cl_boot",
#                geom = "errorbar",
#                color = "black",
#                size = .3,
#                width = 0.3) +
#   theme(axis.text.x = element_text(angle = 30, hjust = 1)) +
#   theme(legend.position = "none")
## ---- chunk 33

df_byitemtargets = df_prior_wfillers %>%
  # filter(condition=="aan") %>% 
  select(refObject, target, comp, contrast, distractor, anon_worker_id, trial_number) %>% 
  distinct() %>% 
  gather(obj_fct, item, target, comp, contrast, distractor) %>% 
  filter(refObject==obj_fct) %>% 
  left_join(typ_data, by=c("item"="col_type"))
  
ggplot(df_byitemtargets, aes(x=reorder(item, typicality), fill=typicality)) +
  geom_bar(stat="count") +
  theme(axis.text.x = element_text(angle = 30, hjust = 1))

## ---- chunk 34

# Multiple selection analysis

df_mult = df_main_prop %>% 
  filter(trial_type=='critical') %>% 
  filter(clicked & mult_selec)

nrow(df_mult)
table(df_mult$timeStep_selec)
table(df_mult$condition)
table(df_mult$trial_half)

# Error analysis

df_error = df_main_prop %>% 
  filter(trial_type=='critical',
         clicked) %>% 
  mutate(adj_error = ifelse(timeStep_selec == "selectedItem1" & (clickedType == "contrast/distractor" | clickedType == "distractor"), T, F)) %>% 
  mutate(noun_error = ifelse(timeStep_selec == "selectedItem2" & clickedType != "target", T, F)) %>% 
  mutate(overall_error = ifelse(adj_error | noun_error, T, F)) %>% 
  filter(overall_error)
  
nrow(df_error)
table(df_error$timeStep_selec)
table(df_error$condition)
table(df_error$trial_half)

## ---- chunk 35

df_practice = df %>% 
  filter(trial_type == "practice") %>% 
  select(condition,utterance,target,comp,contrast,distractor,
         pos1,pos2,pos3,pos4,anon_worker_id)

## ---- chunk 36

color = "yellow|re|green|pink|brightest|gold"

df_mod = df_practice %>% 
  mutate_at(vars(condition),funs(ifelse(. == "contrast_present", T, F))) %>% 
  rename(contrast_present = condition) %>% 
  mutate_at(vars(utterance), funs(str_to_lower(.))) %>% 
  mutate(modifier_use = str_detect(utterance,color))

# df_mod[!df_mod$modifier_use,c("utterance")]

df_modplot = df_mod %>% 
  group_by(contrast_present) %>% 
  summarize(modProp = sum(modifier_use)/n())

ggplot(df_modplot, aes(x=contrast_present, y=modProp)) +
  geom_col()
